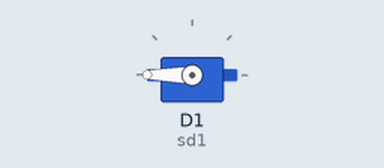
A sketch run on a simulated ESP8266 (NodeMCU). Shown: servo.

Above: at 0.05 s.
Timing chart, 0 to 4.6 s (numbered marks = the images above):
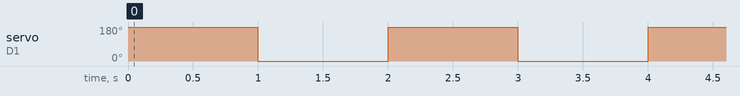

Measured:
- by itself, servo on D1 (sd1): alternates 180° for 1.0 s and 0° for 1.0 s

The sketch:

servo.ino
```cpp
#include "Servo.h"
Servo sd1;
void setup() {
  // put your setup code here, to run once:
  sd1.attach(D1);
}

void loop() {
  // put your main code here, to run repeatedly:
  sd1.write(180);
  delay(1000);
  sd1.write(-180);
  delay(1000);
  //delay(2000);
  //sd1.write(10);
  //delay(2000);
}
```
